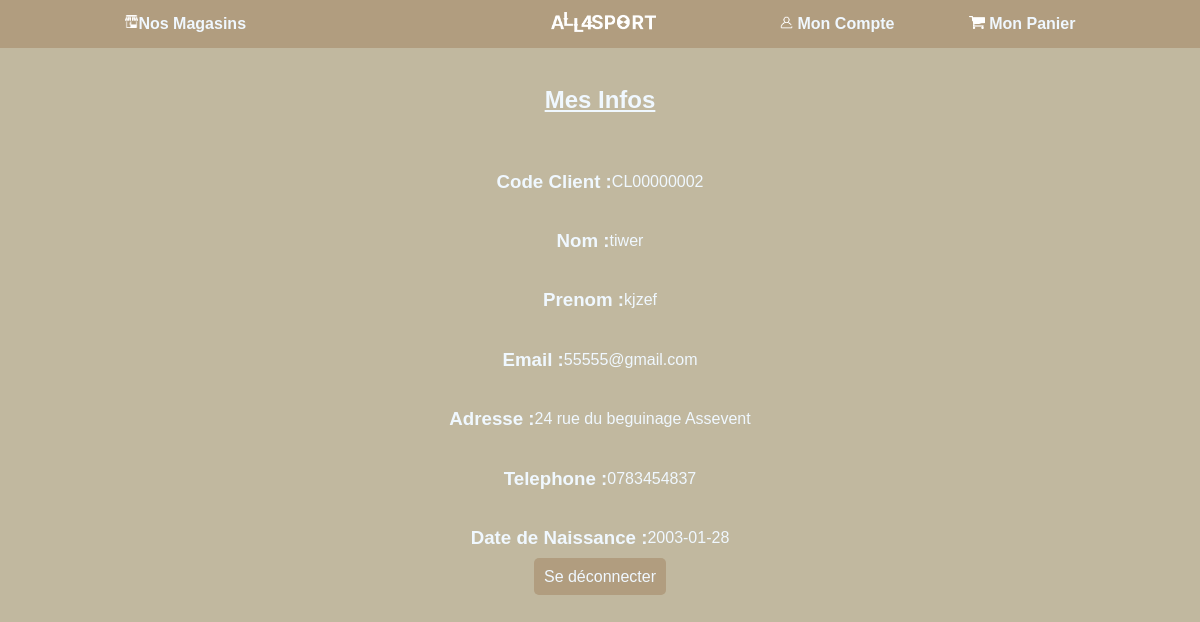
/Controller/monCompte.php (signed in), run on the app's committed database.
### tables this page shows
CREATE TABLE `client` (
  `cl_id` int(11) NOT NULL,
  `cl_code` varchar(11) NOT NULL,
  `cl_nom` varchar(60) NOT NULL,
  `cl_prenom` varchar(45) NOT NULL,
  `cl_mdp` varchar(150) NOT NULL,
  `cl_adresse` varchar(128) NOT NULL,
  `cl_email` varchar(45) NOT NULL,
  `cl_telephone` varchar(15) NOT NULL,
  `cl_dateNaissance` date NOT NULL
);

### Controller/monCompte.php (called while the page is built, shortened)
<?php
include ("../Model/commandes.php");
$res = getInfos();
include ("../View/monCompte.php");

### Model/commandes.php (called while the page is built, shortened)
<?php
function getInfos()
{
    $sql = "SELECT cl_code, cl_nom, cl_prenom, cl_adresse, cl_telephone, cl_dateNaissance , cl_email FROM client WHERE cl_code = :code; ";
    $code = $_SESSION['login'];
    $bdd = construct_();
    $query = $bdd->prepare($sql);
    $query->execute(array(":code" => $code));
    $res = $query->fetchAll();
    return $res;
}

### View/monCompte.php (the view)
<?php
include("header_connected.php");
?>
<br>
<h2>Mes Infos</h2>
<br>
<center>
    <div>
        <div class="containers">
            <div><h3>Code Client : </h3></div>
            <?php
                foreach ($res as $r) {
                    $code = $r["cl_code"];
                    $nom = $r["cl_nom"];
                    $prenom = $r["cl_prenom"];
                    $mail = $r["cl_email"];
                    $adress = $r["cl_adresse"];
                    $telephone = $r["cl_telephone"];
                    $dN = $r["cl_dateNaissance"]; echo'<div>' . $code . '</div>';
            ?>
        </div>
        <div class="containers">
            <div><h3>Nom : </h3></div>
            <?php echo'<div>' . $nom . '</div>'; ?>
        </div>
        <div class="containers">
            <div><h3>Prenom : </h3></div>
            <?php echo'<div>' . $prenom . '</div>'; ?>
        </div>
        <div class="containers">
            <div><h3>Email : </h3></div>
            <?php echo'<div>' . $mail . '</div>'; ?>
        </div>
        <div class="containers">
            <div><h3>Adresse : </h3></div>
            <?php echo'<div>' . $adress . '</div>'; ?>
        </div>
        <div class="containers">
            <div><h3>Telephone : </h3></div>
            <?php echo'<div>' . $telephone . '</div>'; ?>
        </div>
        <div class="containers">
            <div><h3>Date de Naissance : </h3></div>
            <?php echo'<div>' . $dN . '</div>'; }?>
        </div>
    </div>
    <a href="deconnexion.php" class="boutton">Se déconnecter</a>
</center>

### View/style/index.css (style rules this page uses)
body { background-color: #c1B89F; margin: 0px; color: aliceblue; font-family: Arial, sans-serif; }
a:-webkit-any-link { color: aliceblue; text-decoration: none; }
h2 { background-color: #c1B89F; text-align: center; text-decoration: underline; font-size: none; }
.containers { display: flex; justify-content: center; align-items: center; }
a.boutton { padding-top: 10px; padding-bottom: 10px; padding-left: 10px; padding-right: 10px; border-radius: 5px; background-color: #B19D7F; border-color: aliceblue; color: aliceblue; text-decoration: none; }

### data on the page
client: cl_code "CL00000002", cl_nom "tiwer", cl_prenom "kjzef", cl_email "55555@gmail.com", cl_adresse "24 rue du beguinage Assevent", cl_telephone "0783454837", cl_dateNaissance "2003-01-28"
